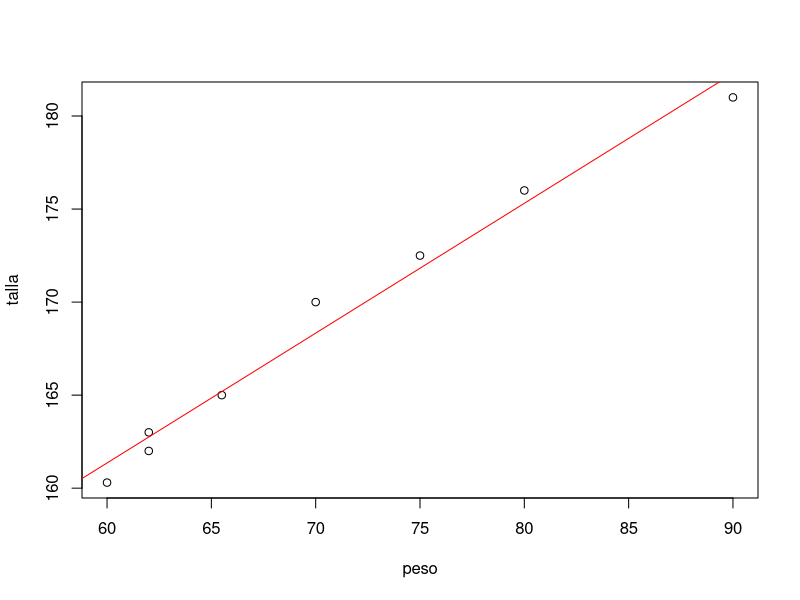

R code for this plot:
## ---- chunk 1
peso <- c(60, 62, 62, 65.5, 70, 75, 80, 90)
talla <- c(160.3, 162, 163, 165, 170, 172.5, 176, 181)
DF <- data.frame(peso, talla)
DF
modelo1 <- lm(talla~peso)
modelo1
correlacion<-cor(peso, talla)
correlacion
plot(talla~peso)
abline(modelo1, col="red")
